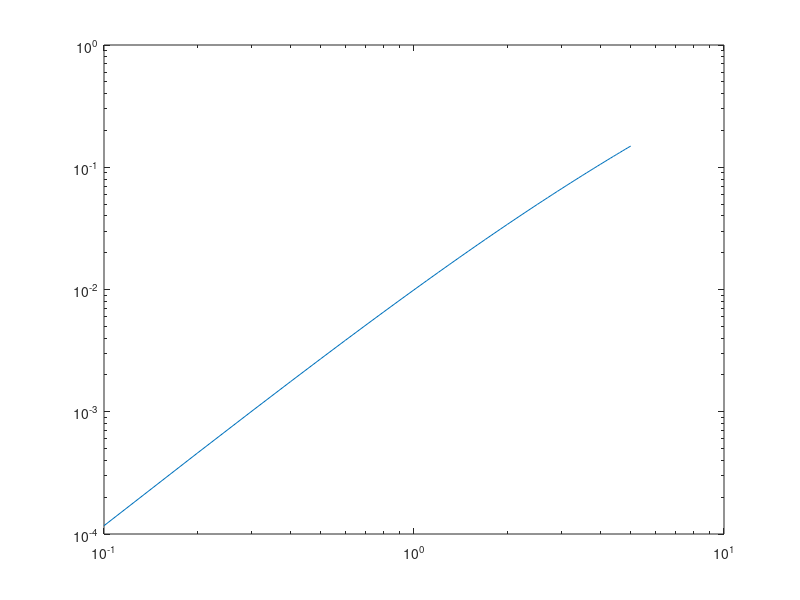

Recreate this plot in MATLAB.
A = [6 3; 1 3];
E = [1 0; 0 0];

h = linspace(0,5,51);

ans = zeros(1, length(h));
for i=1:length(h)
	ans(i) = norm(inv(A + h(i)*E) - (inv(A)-h(i)*inv(A)*E*inv(A)));
end

% plot(h, ans);
loglog(h,ans);

